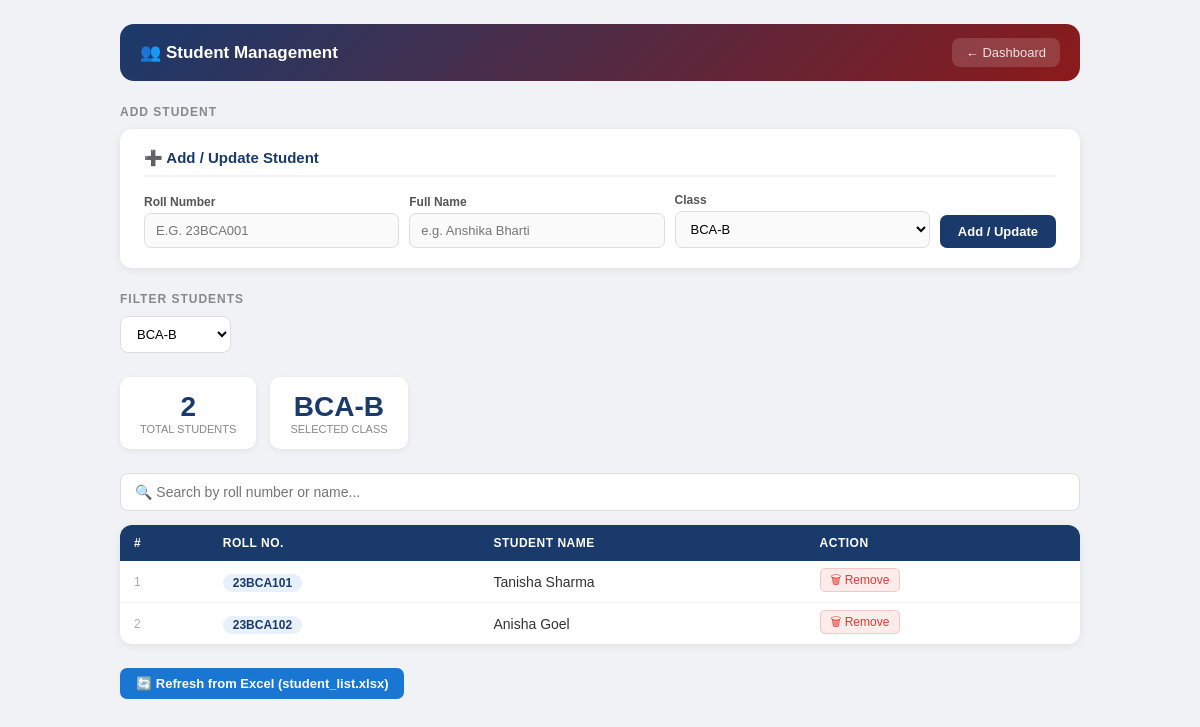
The app's page /students?class_id=2 (signed in) with its own data.
### tables this page shows
CREATE TABLE classes (
            id INTEGER PRIMARY KEY AUTOINCREMENT,
            name TEXT UNIQUE NOT NULL,
            department TEXT,
            incharge_id INTEGER
        );

CREATE TABLE students (
            roll TEXT PRIMARY KEY,
            name TEXT,
            class_id INTEGER
        );

### qr_attendance_project.py (the view)
@app.route("/students")
def show_students():
    redir = require_login()
    if redir: return redir
    user    = current_user()
    classes = get_all_classes()
    class_id = request.args.get("class_id")
    if class_id:
        class_id = int(class_id)
        students = get_students_by_class(class_id)
    elif user["role"] == "coordinator":
        students = get_all_students()
        class_id = None
    else:
        class_id = user.get("class_id")
        students = get_students_by_class(class_id) if class_id else []
    return render_template("students.html",
        user=user,
        students=students,
        classes=classes,
        selected_class_id=class_id
    )

### database_logic.py (called while the page is built)
def get_db():
    conn = sqlite3.connect(DB)
    conn.execute("PRAGMA journal_mode=WAL")   # better concurrent reads
    conn.execute("PRAGMA foreign_keys=ON")
    return conn

def get_all_classes():
    conn = get_db()
    c = conn.cursor()
    c.execute("""
        SELECT cl.id, cl.name, cl.department, u.full_name
        FROM classes cl
        LEFT JOIN users u ON cl.incharge_id = u.id
        ORDER BY cl.name
    """)
    rows = c.fetchall()
    conn.close()
    return rows

def get_students_by_class(class_id):
    conn = get_db()
    c = conn.cursor()
    c.execute("SELECT roll, name, class_id FROM students WHERE class_id = ? ORDER BY roll",
              (class_id,))
    rows = c.fetchall()
    conn.close()
    return rows

### qr_attendance_project.py (called while the page is built)
def current_user():
    return session.get("user_data")

def require_login():
    if not current_user():
        return redirect(url_for("login"))
    return None

### templates/students.html (shortened to what this page needs)
<!DOCTYPE html>
<html lang="en">
<head>
</head>
<body>
<div class="topbar">
    <h1>👥 Student Management</h1>
    <a href="/dashboard">← Dashboard</a>
</div>
{% if user.role in ['coordinator', 'incharge'] %}
<div class="section">
    <div class="section-title">Add Student</div>
    <div class="panel">
        <h3>➕ Add / Update Student</h3>
        <form action="/add_student" method="POST">
            <div class="form-row">
                <div class="form-group">
                    <label>Roll Number</label>
                    <input type="text" name="roll" placeholder="e.g. 23BCA001"
                           style="text-transform:uppercase;" required>
                </div>
                <div class="form-group">
                    <label>Full Name</label>
                    <input type="text" name="name" placeholder="e.g. Anshika Bharti" required>
                </div>
                <div class="form-group">
                    <label>Class</label>
                    <select name="class_id" required>
                        {% for cls in classes %}
                        <option value="{{ cls[0] }}"
                            {% if selected_class_id and cls[0] == selected_class_id %}selected{% endif %}>
                            {{ cls[1] }}
                        </option>
                        {% endfor %}
                    </select>
                </div>
                <button type="submit" class="btn-submit">Add / Update</button>
            </div>
        </form>
    </div>
</div>
{% endif %}
<div class="section">
    <div class="section-title">Filter Students</div>
    <div class="filter-bar">
        <form method="GET" action="/students" style="display:flex;gap:10px;flex-wrap:wrap;align-items:center;">
            <select name="class_id" onchange="this.form.submit()">
                {% for cls in classes %}
                <option value="{{ cls[0] }}"
                    {% if selected_class_id and cls[0] == selected_class_id %}selected{% endif %}>
                    {{ cls[1] }}
                </option>
                {% endfor %}
            </select>
        </form>
    </div>
</div>
<div class="section">
    <div class="stats-row">
        <div class="stat-card">
            <div class="num">{{ students|length }}</div>
            <div class="lbl">Total Students</div>
        </div>
        {% if selected_class_id %}
        <div class="stat-card">
            <div class="num">
                {% for cls in classes %}{% if cls[0] == selected_class_id %}{{ cls[1] }}{% endif %}{% endfor %}
            </div>
            <div class="lbl">Selected Class</div>
        </div>
        {% endif %}
    </div>
</div>
<div class="section">
    <div class="search-wrap">
        <input type="text" id="searchInput"
               placeholder="🔍 Search by roll number or name..."
               onkeyup="filterTable()">
    </div>
    <div class="table-wrap">
        {% if students %}
        <table id="studentTable">
            <thead>
                <tr>
                    <th>#</th>
                    <th>Roll No.</th>
                    <th>Student Name</th>
                    {% if user.role in ['coordinator', 'incharge'] %}<th>Action</th>{% endif %}
                </tr>
            </thead>
            <tbody>
                {% for s in students %}
                <tr>
                    <td style="color:#aaa;font-size:12px;">{{ loop.index }}</td>
                    <td><span class="roll-badge">{{ s[0] }}</span></td>
                    <td>{{ s[1] or '—' }}</td>
                    {% if user.role in ['coordinator', 'incharge'] %}
                    <td>
                        <a href="/delete_student/{{ s[0] }}?class_id={{ selected_class_id or '' }}"
                           class="del-link"
                           onclick="return confirm('Delete student {{ s[0] }} — {{ s[1] }}?')">
                            🗑 Remove
                        </a>
                    </td>
                    {% endif %}
                </tr>
                {% endfor %}
            </tbody>
        </table>
        {% endif %}
    </div>
</div>
{% if user.role in ['coordinator', 'incharge'] %}
<div class="section">
    <a class="btn btn-blue"
       href="/refresh_students{% if selected_class_id %}?class_id={{ selected_class_id }}{% endif %}">
        🔄 Refresh from Excel (student_list.xlsx)
    </a>
</div>
{% endif %}
</body>
</html>

### templates/students.html (style rules this page uses)
* { box-sizing: border-box; margin: 0; padding: 0; }
body { font-family: Arial, sans-serif; background: #f0f2f5; padding: 24px 16px; min-height: 100vh; }
.topbar { max-width: 960px; margin: 0 auto 24px; background: linear-gradient(135deg, #1a3a6b, #8b1a1a); border-radius: 14px; padding: 14px 20px; display: flex; justify-content: space-between; align-items: center; }
.topbar h1 { color: white; font-size: 17px; }
.topbar a { color: rgba(255,255,255,0.85); text-decoration: none; font-size: 13px; padding: 7px 14px; background: rgba(255,255,255,0.15); border-radius: 8px; }
.section { max-width: 960px; margin: 0 auto 24px; }
.section-title { font-size: 12px; font-weight: bold; color: #888; text-transform: uppercase; letter-spacing: 1px; margin-bottom: 10px; }
.panel { background: white; border-radius: 12px; padding: 20px 24px; box-shadow: 0 2px 8px rgba(0,0,0,0.07); }
.panel h3 { font-size: 15px; color: #1a3a6b; margin-bottom: 16px; border-bottom: 2px solid #f0f2f5; padding-bottom: 8px; }
.filter-bar { display: flex; gap: 10px; flex-wrap: wrap; margin-bottom: 20px; align-items: center; }
.filter-bar select, .filter-bar input { padding: 9px 12px; border: 1px solid #ddd; border-radius: 8px; font-size: 13px; background: white; }
.form-row { display: flex; gap: 10px; flex-wrap: wrap; align-items: flex-end; }
.form-group { display: flex; flex-direction: column; gap: 4px; flex: 1; min-width: 130px; }
.form-group label { font-size: 12px; color: #555; font-weight: bold; }
.form-group input, .form-group select { padding: 9px 11px; border: 1px solid #ddd; border-radius: 7px; font-size: 13px; background: #fafafa; }
.btn-submit { padding: 9px 18px; border: none; border-radius: 7px; background: #1a3a6b; color: white; font-size: 13px; font-weight: bold; cursor: pointer; white-space: nowrap; }
.stats-row { display: flex; gap: 14px; flex-wrap: wrap; margin-bottom: 20px; }
.stat-card { background: white; border-radius: 10px; padding: 14px 20px; text-align: center; box-shadow: 0 2px 6px rgba(0,0,0,0.06); min-width: 120px; }
.stat-card .num { font-size: 28px; font-weight: 900; color: #1a3a6b; }
.stat-card .lbl { font-size: 11px; color: #888; text-transform: uppercase; }
.search-wrap { margin-bottom: 14px; }
.search-wrap input { width: 100%; padding: 10px 14px; border: 1px solid #ddd; border-radius: 8px; font-size: 14px; background: white; }
.table-wrap { background: white; border-radius: 12px; box-shadow: 0 2px 8px rgba(0,0,0,0.07); overflow: hidden; }
table { width: 100%; border-collapse: collapse; font-size: 14px; }
thead { background: #1a3a6b; }
th { padding: 11px 14px; text-align: left; color: white; font-size: 12px; text-transform: uppercase; letter-spacing: 0.5px; }
td { padding: 10px 14px; border-bottom: 1px solid #f0f0f0; color: #333; }
tr:last-child td { border-bottom: none; }
.roll-badge { font-weight: bold; color: #1a3a6b; background: #e8f0fb; padding: 2px 10px; border-radius: 20px; font-size: 12px; }
.del-link { color: #e53935; font-size: 12px; text-decoration: none; padding: 4px 10px; border-radius: 5px; border: 1px solid #f5c6c6; background: #fdecea; }
.btn { padding: 8px 16px; border-radius: 7px; font-size: 13px; font-weight: bold; text-decoration: none; border: none; cursor: pointer; display: inline-block; margin-right: 6px; }
.btn-blue { background: #1976d2; color: white; }

### records on screen
classes: name "BCA-B"
students: roll "23BCA101", name "Tanisha Sharma"
students: roll "23BCA102", name "Anisha Goel"

### other values on screen
{{ students|length }} "2"
form field class_id "BCA-B"
